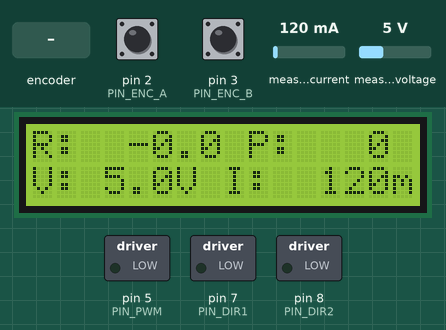
Simulated run of this program. Board: Arduino Uno, built with avr-gcc and run on an emulated ATmega328P. Shown: 16×2 character LCD, switched loads named in the program (green lamp = pin HIGH). Inputs (shaded band) come from the test bench; at power-on: measured current 120 mA, measured voltage 5 V, pin 2 (PIN_ENC_A) HIGH, pin 3 (PIN_ENC_B) HIGH. What the program prints to the serial monitor is not drawn.

Above: at 1.2 s.
1.3 s: measured current set to 40 mA
At 2.7 s:
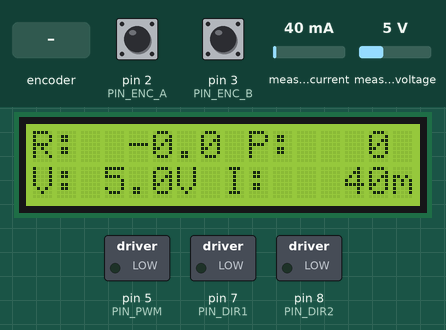
3.0 s: measured voltage set to 0.3 V
At 4.5 s:
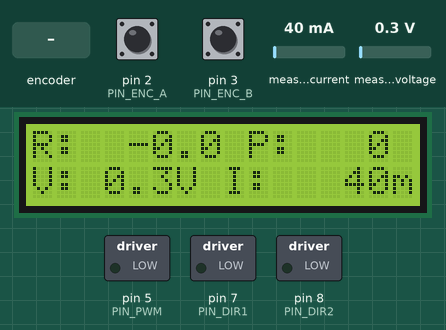
4.7 s: rotary encoder on pin 2 (PIN_ENC_A) / pin 3 (PIN_ENC_B) turned 1 step (first pin leading)
6.4 s: measured current set to 0 mA
At 7.7 s:
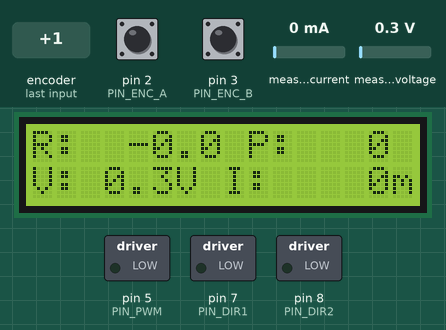
8.1 s: measured voltage set to 11.2 V
At 9.6 s:
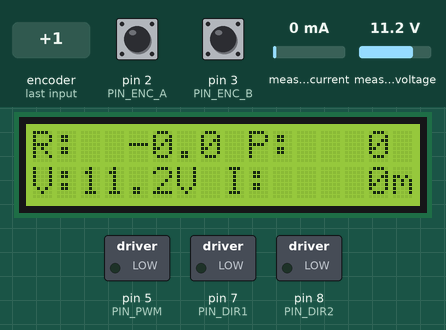
9.7 s: rotary encoder on pin 2 (PIN_ENC_A) / pin 3 (PIN_ENC_B) turned 3 steps (first pin leading)
At 10.04 s:
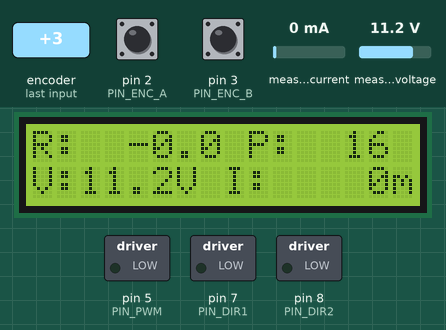
Timing chart, 0 to 12.7 s (numbered marks = the images above; inputs shaded):
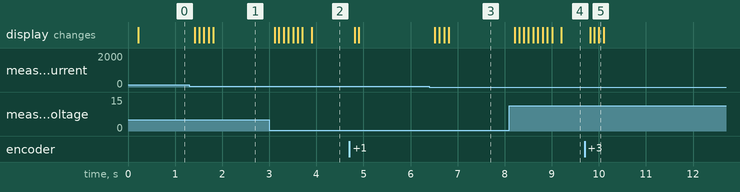

The program:

main.cpp
```cpp
#include <Arduino.h>
#include <Wire.h>
#include <LiquidCrystal_I2C.h>
#include <Adafruit_INA219.h>

#define ENCODER_PPR 600
#define PIN_ENC_A 2   // INT0
#define PIN_ENC_B 3   // INT1

#define PIN_PWM   5
#define PIN_DIR1  7
#define PIN_DIR2  8

// Resolusi 4x quadrature: PPR * 4 = 2400 ticks/rev
const float TOTAL_PULSES_PER_REV = ENCODER_PPR * 4.0f;

// Objek Komunikasi & Periferal
LiquidCrystal_I2C lcd(0x27, 16, 2);
Adafruit_INA219 ina219(0x40);

typedef struct {
    float Kp;
    float Ki;
    float Kd;

    float setpoint;
    float prev_meas;
    float integral;

    float out_min;
    float out_max;

    float sample_time;
    uint32_t last_time;

    _Bool first_time;

    float error;

    float out;

    float tau;
    float prev_derivative;

    int max_integral;

    _Bool using_zero_crossing_integral_reset;
} PID_t;

typedef enum {
    PID_KP,
    PID_KI,
    PID_KD,
    PID_SAMPLE_TIME,
    PID_OUT,
    PID_MAX_INTEGRAL,
    PID_TAU,
} PID_Parameter_t;

void PID_Init(PID_t *pid, float Kp, float Ki, float Kd,
              float out_min, float out_max, float sample_time_sec)
{
	if(!pid->first_time) {
	    pid->Kp = Kp;
	    pid->Ki = Ki;
	    pid->Kd = Kd;

	    pid->prev_meas = 0.0f;
	    pid->integral   = 0.0f;

	    pid->out_min = out_min;
	    pid->out_max = out_max;

	    pid->sample_time = sample_time_sec;
	    pid->last_time = millis();

	    pid->out = 0;
	    pid->first_time = 1;
	}
}

void PID_Set_Parameter(PID_t *pid, PID_Parameter_t param, float value)
{
    switch(param) {
        case PID_KP:
            pid->Kp = value;
            break;
        case PID_KI:
            pid->Ki = value;
            break;
        case PID_KD:
            pid->Kd = value;
            break;
        case PID_SAMPLE_TIME:
            pid->sample_time = value;
            break;
        case PID_OUT:
            pid->out = value;
            break;
        case PID_MAX_INTEGRAL:
            pid->max_integral = (int)value;
            break;
        case PID_TAU:
            pid->tau = value;
            break;
    }
}

void PID_Set_Setpoint(PID_t *pid, float setpoint)
{
    pid->setpoint = setpoint;
}

void PID_Compute(PID_t *pid, const float measurement, const float feedforward)
{
    uint32_t now = millis();
    float dt = (now - pid->last_time) / 1000.0f;

    pid->error = pid->setpoint - measurement;

    // Jika belum mencapai sample time → jangan hitung PID
    if (dt < pid->sample_time)
        return;     // keluar, output tetap pid->out

    // Update timestamp
    pid->last_time = now;

    // Integral
    pid->integral += pid->error * dt;

    if (pid->Ki > 0.0f) {
        float max_i = pid->out_max / pid->Ki;
        float min_i = pid->out_min / pid->Ki;
        if (pid->integral > max_i) pid->integral = max_i;
        else if (pid->integral < min_i) pid->integral = min_i;
    }

    // Anti-windup
    if (pid->integral > pid->max_integral) pid->integral = pid->max_integral;
    else if (pid->integral < -pid->max_integral) pid->integral = -pid->max_integral;

    // === TAMBAHAN LOGIKA ZERO CROSSING ===
    if(pid->using_zero_crossing_integral_reset)
    {
        // Hitung error pada siklus sebelumnya (asumsi setpoint tidak berubah drastis)
        float prev_error = pid->setpoint - pid->prev_meas;

        // Cek perubahan tanda secara komparasi langsung
        if ((pid->error > 0.0f && prev_error < 0.0f) || (pid->error < 0.0f && prev_error > 0.0f))
        {
            pid->integral = 0.0f; // Reset akumulasi integral
        }
    }
    // =====================================

    // Derivative (Menggunakan -dP/dt)
    float derivative = -(measurement - pid->prev_meas) / dt;

    // PID Output
    float output =  pid->Kp * pid->error
                  + pid->Ki * pid->integral
                  + pid->Kd * derivative
                  + feedforward;

    // Limit Output
    if (output > pid->out_max) output = pid->out_max;
    else if (output < pid->out_min) output = pid->out_min;

    // Simpan status untuk iterasi berikutnya
    pid->prev_meas = measurement;
    pid->out = output;
}

volatile long encoderTicks = 0;

static const int8_t ENC_STATES[] = {
    0, -1,  1,  0,
    1,  0,  0, -1,
   -1,  0,  0,  1,
    0,  1, -1,  0
};
static volatile uint8_t encStateHistory = 0;

struct EncoderSample {
  long deltaTicks;
  unsigned long deltaMicros;
};

void handleEncoderISR() {
  uint8_t a = digitalRead(PIN_ENC_A);
  uint8_t b = digitalRead(PIN_ENC_B);

  encStateHistory = ((encStateHistory << 2) | (a << 1) | b) & 0x0F;
  int8_t direction = ENC_STATES[encStateHistory];

  if (direction != 0) {
    encoderTicks += direction;
  }
}

EncoderSample get_enc() {
  static long lastTicks = 0;
  static unsigned long lastMicros = 0;

  noInterrupts();
  long currentTicks = encoderTicks;
  unsigned long currentMicros = micros();
  interrupts();

  EncoderSample sample;
  sample.deltaTicks = currentTicks - lastTicks;
  sample.deltaMicros = currentMicros - lastMicros;

  lastTicks = currentTicks;
  lastMicros = currentMicros;

  return sample;
}

void setMotor(float controlSignal) {
  int pwmValue = (int)abs(controlSignal);
  pwmValue = constrain(pwmValue, 0, 255);

  digitalWrite(PIN_DIR1, controlSignal < 0.0f);
  digitalWrite(PIN_DIR2, controlSignal > 0.0f);

  analogWrite(PIN_PWM, pwmValue);
}

PID_t pid;
uint32_t prev_pid;
uint32_t prev_telemetry;
uint32_t prev_INA;
uint32_t prev_lcd; // Pewaktu refresh LCD

struct {
  float rpm;
  float output;
  float voltage;
  float current;
} motor;

#define MARKER_LEN 3

const uint8_t EXPECTED_SOF[MARKER_LEN] = {0xAA, 0xBB, 0xCC};
const uint8_t EXPECTED_EOF[MARKER_LEN] = {0xCC, 0xBB, 0xAA};

typedef struct {
  uint8_t sof[MARKER_LEN];

  float target_rpm;
  float ff_m, ff_c;
  float kp, ki, kd, sample_time;

  uint32_t crc;
  uint8_t eof[MARKER_LEN];
} __attribute__((packed)) SerialPacket_Rx_t;

typedef struct {
  uint8_t sof[MARKER_LEN];

  float current_rpm;
  float current_pwm;
  float current_voltage;
  float current_current;

  uint32_t crc;
  uint8_t eof[MARKER_LEN];
} __attribute__((packed)) SerialPacket_Tx_t;

SerialPacket_Tx_t Tx_data;
SerialPacket_Rx_t Rx_data;

uint32_t calculateCRC32(const uint8_t *data, size_t length) {
  uint32_t crc = 0xFFFFFFFF;
  for (size_t i = 0; i < length; i++) {
    crc ^= data[i];
    for (uint8_t j = 0; j < 8; j++) {
      if (crc & 1) {
        crc = (crc >> 1) ^ 0xEDB88320UL;
      } else {
        crc >>= 1;
      }
    }
  }
  return ~crc;
}

#define RX_FRAME_SIZE sizeof(SerialPacket_Rx_t)

uint8_t Rx_buffer[RX_FRAME_SIZE];
uint8_t Rx_sorted[RX_FRAME_SIZE];
uint8_t rx_count = 0;
uint8_t rx_sync_index = 0;

uint32_t last_packet_true;

static void reorder_rx_frame() {
  for (uint8_t i = 0; i < RX_FRAME_SIZE; i++) {
    uint8_t src_idx = (uint8_t)((rx_sync_index + i) % RX_FRAME_SIZE);
    Rx_sorted[i] = Rx_buffer[src_idx];
  }
}

static _Bool validate_rx_frame() {
  for (uint8_t i = 0; i < RX_FRAME_SIZE; i++) {
    _Bool eof_matched = true;

    for (uint8_t b = 0; b < MARKER_LEN; b++) {
      uint8_t idx = (uint8_t)((i + b) % RX_FRAME_SIZE);
      if (Rx_buffer[idx] != EXPECTED_EOF[b]) {
        eof_matched = false;
        break;
      }
    }

    if (eof_matched) {
      rx_sync_index = (uint8_t)((i + MARKER_LEN) % RX_FRAME_SIZE);

      reorder_rx_frame();

      SerialPacket_Rx_t *packet = (SerialPacket_Rx_t *)Rx_sorted;

      if (memcmp(packet->sof, EXPECTED_SOF, MARKER_LEN) == 0) {
        uint32_t calculated_crc = calculateCRC32(
          (const uint8_t *)packet,
          offsetof(SerialPacket_Rx_t, crc)
        );

        if (calculated_crc == packet->crc) {
          return true;
        }
      }
    }
  }

  return false;
}

void readSerialPacket() {
  while (Serial.available() > 0) {
    Rx_buffer[rx_count++] = (uint8_t)Serial.read();

    if (rx_count >= RX_FRAME_SIZE) {
      if (validate_rx_frame()) {
        memcpy(&Rx_data, Rx_sorted, sizeof(SerialPacket_Rx_t));

        PID_Set_Parameter(&pid, PID_KP, Rx_data.kp);
        PID_Set_Parameter(&pid, PID_KI, Rx_data.ki);
        PID_Set_Parameter(&pid, PID_KD, Rx_data.kd);
        PID_Set_Parameter(&pid, PID_SAMPLE_TIME, Rx_data.sample_time);
        PID_Set_Setpoint(&pid, Rx_data.target_rpm);

        last_packet_true = millis();

        rx_count = 0;
      } else {
        memmove(&Rx_buffer[0], &Rx_buffer[1], RX_FRAME_SIZE - 1);
        rx_count = RX_FRAME_SIZE - 1;
      }
    }
  }
}

// Fungsi pembantu memperbarui tampilan LCD secara rapi tanpa pergeseran layout
void updateLCD() {
  char line1[17];
  char line2[17];

  // Baris 1: R:xxxx P:xxx (RPM dan Nilai PWM)
  // Contoh: "R: 450.2 P: 180" atau "R:-120.5 P:-120"
  char str_rpm[8];
  dtostrf(motor.rpm, 6, 1, str_rpm); // 6 karakter total, 1 digit desimal
  snprintf(line1, sizeof(line1), "R:%s P:%4d", str_rpm, (int)motor.output);

  // Baris 2: V:xx.xV I:xxxxmA (Tegangan Bus dan Arus mA)
  // Contoh: "V:12.1V I: 350mA"
  char str_volt[6];
  dtostrf(motor.voltage, 4, 1, str_volt);
  snprintf(line2, sizeof(line2), "V:%sV I:%5dmA", str_volt, (int)motor.current);

  lcd.setCursor(0, 0);
  lcd.print(line1);
  lcd.setCursor(0, 1);
  lcd.print(line2);
}

void setup() {
  Serial.begin(115200);

  pinMode(PIN_ENC_A, INPUT_PULLUP);
  pinMode(PIN_ENC_B, INPUT_PULLUP);

  pinMode(PIN_PWM, OUTPUT);
  pinMode(PIN_DIR1, OUTPUT);
  pinMode(PIN_DIR2, OUTPUT);

  uint8_t initialA = digitalRead(PIN_ENC_A);
  uint8_t initialB = digitalRead(PIN_ENC_B);
  encStateHistory = (initialA << 1) | initialB;

  attachInterrupt(digitalPinToInterrupt(PIN_ENC_A), handleEncoderISR, CHANGE);
  attachInterrupt(digitalPinToInterrupt(PIN_ENC_B), handleEncoderISR, CHANGE);

  Wire.begin();
  Wire.setClock(400000UL); // 400 kHz Fast-Mode I2C

  // Inisialisasi LCD 16x2
  lcd.init();
  lcd.backlight();
  lcd.clear();
  lcd.setCursor(0, 0);
  lcd.print("System Ready...");

  if (!ina219.begin()) {
    // Handle error inisialisasi INA219 jika terlepas
  } else {
    ina219.setCalibration_32V_2A();
    // Bacaan awal langsung disalin ke variabel terfilter
    motor.voltage = ina219.getBusVoltage_V();
    motor.current = ina219.getCurrent_mA();
  }

  get_enc();

  PID_Init(&pid, 3.0f, 0.1f, 0.00f, -255.0f, 255.0f, 0.01f);
  PID_Set_Parameter(&pid, PID_MAX_INTEGRAL, 10000.0f);

  prev_pid = millis();
  prev_INA = millis();
  prev_telemetry = millis();
  prev_lcd = millis();
}

void loop() {
  uint32_t now = millis();

  // 1. Loop Kontrol PID (100 Hz / 10 ms)
  uint32_t time_delay = (uint32_t)(Rx_data.sample_time * 1000.0f);
  if (time_delay < 1) {
    time_delay = 1;
  }

  if(now - prev_pid > time_delay) {
    prev_pid = now;

    PID_Set_Setpoint(&pid, Rx_data.target_rpm);
    EncoderSample current_sample = get_enc();

    motor.rpm = 0.0f;
    if (current_sample.deltaMicros > 0) {
      motor.rpm = -((float)current_sample.deltaTicks * 60000000.0f) /
            ((float)current_sample.deltaMicros * TOTAL_PULSES_PER_REV);
    }

    float feedfowrward_pwm = Rx_data.target_rpm * Rx_data.ff_m + Rx_data.ff_c;

    PID_Compute(&pid, motor.rpm, feedfowrward_pwm);
    motor.output = pid.out;
  }

  // 2. Pembacaan Sensor INA219 (50 Hz / 20 ms)
  if (now - prev_INA >= 20) {
    prev_INA = now;

    float raw_voltage = ina219.getBusVoltage_V();
    float raw_current = ina219.getCurrent_mA();

    // Koefisien filter smoothing (EMA)
    const float alpha_v = 0.12f; // Filter halus untuk tegangan bus
    const float alpha_i = 0.20f; // Filter sedang untuk dinamika arus motor

    // Eksekusi Low-Pass Filter
    motor.voltage = (alpha_v * raw_voltage) + ((1.0f - alpha_v) * motor.voltage);
    motor.current = (alpha_i * raw_current) + ((1.0f - alpha_i) * motor.current);

    // Deadband pembersih noise sisa saat motor benar-benar idle
    if (fabs(motor.current) < 2.0f && abs((int)motor.output) == 0) {
      motor.current = 0.0f;
    }
  }

  // 3. Pembacaan Paket Serial Rx
  readSerialPacket();

  // 4. Watchdog Proteksi Aktuator (500 ms)
  if(now - last_packet_true > 500) {
    setMotor(0);
    PID_Set_Setpoint(&pid, 0);
  } else {
    setMotor(motor.output);
  }

  // 5. Telemetri Serial Tx (50 Hz / 20 ms)
  if(now - prev_telemetry >= 20) {
    prev_telemetry = now;

    Tx_data.sof[0] = 0xAA;
    Tx_data.sof[1] = 0xBB;
    Tx_data.sof[2] = 0xCC;

    Tx_data.current_rpm = motor.rpm;
    Tx_data.current_pwm = motor.output;
    Tx_data.current_current = motor.current;
    Tx_data.current_voltage = motor.voltage;

    Tx_data.crc = calculateCRC32((const uint8_t *)&Tx_data, offsetof(SerialPacket_Tx_t, crc));

    Tx_data.eof[0] = 0xCC;
    Tx_data.eof[1] = 0xBB;
    Tx_data.eof[2] = 0xAA;

    Serial.write((const uint8_t *)&Tx_data, sizeof(Tx_data));
  }

  // 6. Pembaruan LCD 16x2 (10 Hz / 100 ms)
  if(now - prev_lcd >= 100) {
    prev_lcd = now;
    updateLCD();
  }
}
```

Measured:
- after the input at 1.3 s, the display: first changes after 0.12 s (image 1 shows a later state)
- after the input at 3.0 s, the display: first changes after 0.12 s (image 2 shows a later state)
- after the input at 6.4 s, the display: first changes after 0.12 s (image 3 shows a later state)
- after the input at 8.1 s, the display: first changes after 0.12 s (image 4 shows a later state)
- after the input at 9.7 s, the display: changes after 0.12 s (image 5)
